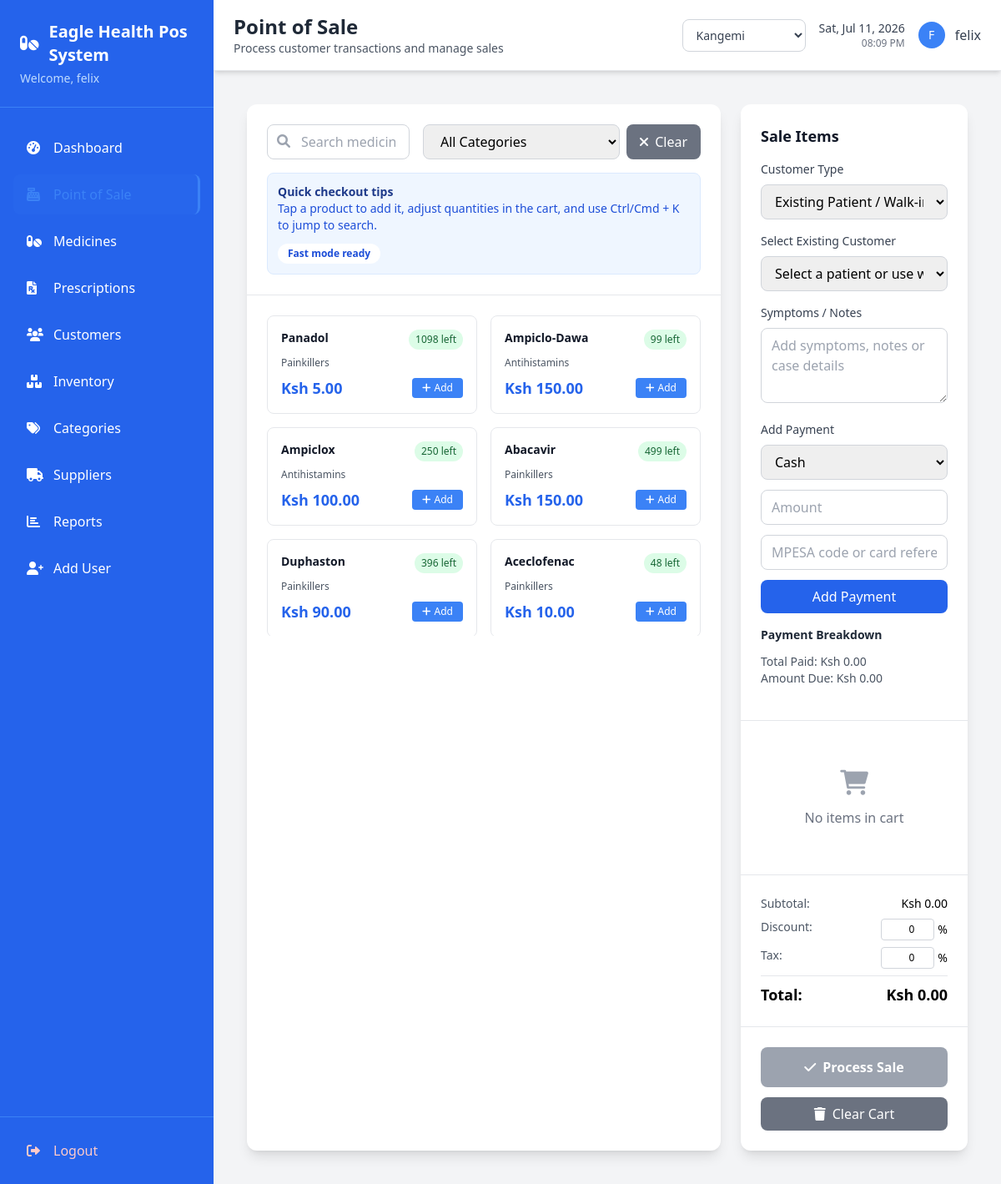
The app's page /pos/ (signed in), older data.
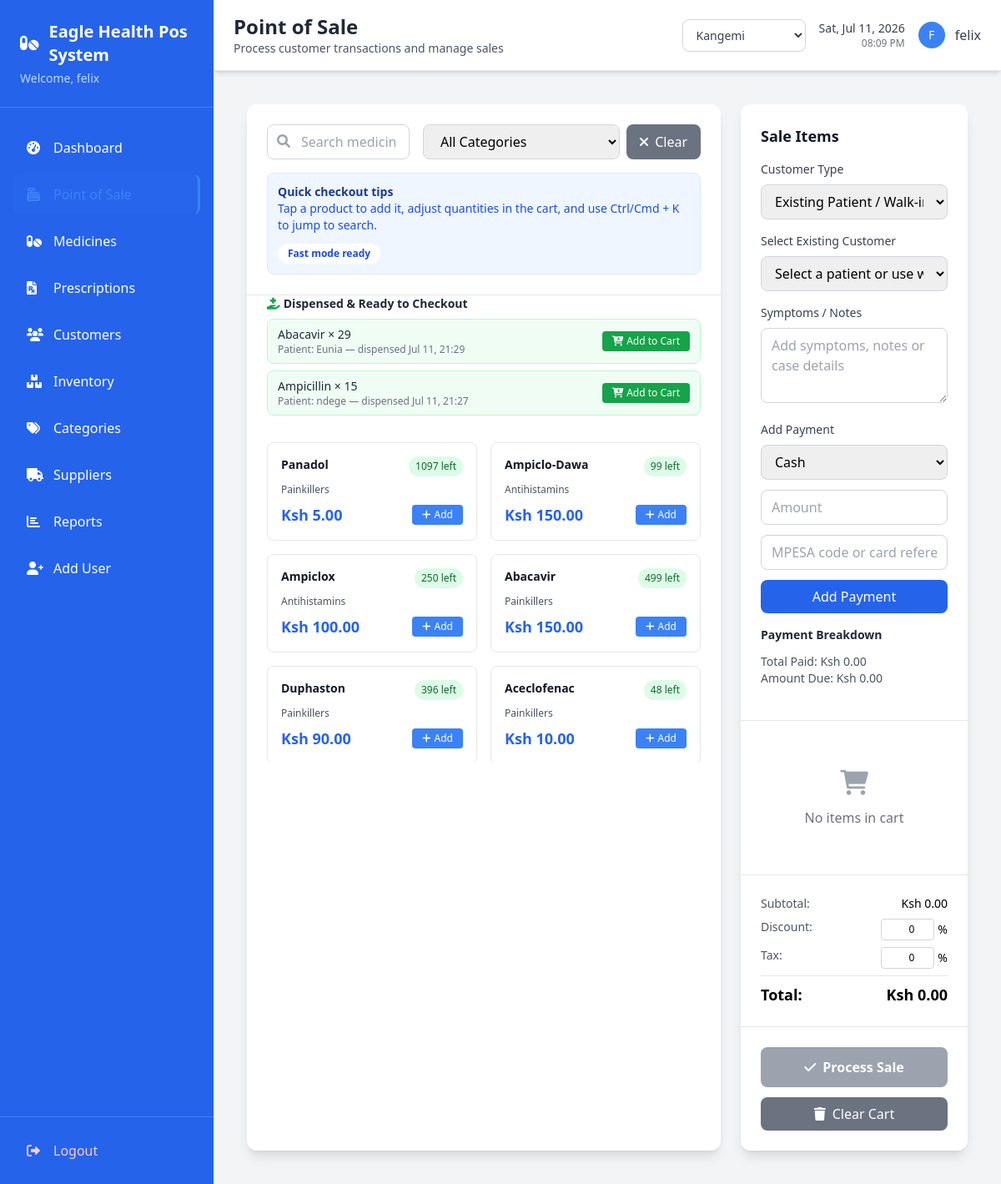
The same page, newer data.
### pos/models.py (models this page shows, shortened)
class Medicine(models.Model):
    name = models.CharField(max_length=100)
    category = models.ForeignKey(Category, on_delete=models.CASCADE)
    price = models.DecimalField(max_digits=10, decimal_places=2, validators=[MinValueValidator(Decimal('0.01'))])
    description = models.TextField(blank=True)
    manufacturer = models.CharField(max_length=100, blank=True)
    generic_name = models.CharField(max_length=150, blank=True, help_text="Clinical/active-ingredient name.")
    is_controlled_substance = models.BooleanField(default=False)
    barcode = models.CharField(max_length=50, blank=True, unique=True, null=True, help_text="Scannable SKU/barcode identifier.")
    is_active = models.BooleanField(default=True)
    created_at = models.DateTimeField(auto_now_add=True)
    updated_at = models.DateTimeField(auto_now=True)

class Category(models.Model):
    name = models.CharField(max_length=50)
    description = models.TextField(blank=True)
    is_active = models.BooleanField(default=True)
    created_at = models.DateTimeField(auto_now_add=True)
    updated_at = models.DateTimeField(auto_now=True)
    class Meta:
        verbose_name_plural = "Categories"

class DispensingLog(models.Model):
    prescription_item = models.ForeignKey(PrescriptionItem, on_delete=models.PROTECT, related_name='dispensing_logs')
    quantity_dispensed = models.PositiveIntegerField()
    dispensed_by = models.ForeignKey(User, on_delete=models.PROTECT, related_name='dispensing_actions')
    branch = models.ForeignKey(Branch, on_delete=models.PROTECT, related_name='dispensing_logs')
    sale = models.ForeignKey(Sale, on_delete=models.SET_NULL, null=True, blank=True, related_name='dispensing_logs')
    interaction_warning_acknowledged = models.BooleanField(default=False)
    dispensed_at = models.DateTimeField(auto_now_add=True)

class PrescriptionItem(models.Model):
    prescription = models.ForeignKey(Prescription, on_delete=models.CASCADE, related_name='items')
    medicine = models.ForeignKey(Medicine, on_delete=models.PROTECT)
    dosage_instructions = models.CharField(max_length=255)
    quantity_per_refill = models.PositiveIntegerField()
    refill_interval_days = models.PositiveIntegerField(default=30, help_text="Days between authorized refills.")
    total_refills_allowed = models.PositiveIntegerField(default=1)
    refills_used = models.PositiveIntegerField(default=0)
    last_dispensed_at = models.DateTimeField(null=True, blank=True)

class Prescription(models.Model):
    branch = models.ForeignKey(Branch, on_delete=models.PROTECT, related_name='prescriptions')
    patient = models.ForeignKey(Customer, on_delete=models.PROTECT, related_name='prescriptions')
    doctor_name = models.CharField(max_length=100)
    doctor_license_number = models.CharField(max_length=20, validators=[doctor_license_validator])
    diagnosis_notes = models.TextField(blank=True)
    validated_by = models.ForeignKey(User, on_delete=models.PROTECT, related_name='validated_prescriptions')
    created_at = models.DateTimeField(auto_now_add=True)

class Customer(models.Model):
    name = models.CharField(max_length=100)
    phone = models.CharField(max_length=20, blank=True)
    email = models.EmailField(max_length=100, blank=True)
    address = models.TextField(blank=True)
    created_at = models.DateTimeField(auto_now_add=True)
    updated_at = models.DateTimeField(auto_now=True)

### pos/views.py (the view)
# urls.py: path('pos/', views.pos_sale, name='pos_sale'),
@login_required
def pos_sale(request):
    if request.active_branch_id is None:
        messages.warning(request, 'Please select a specific branch before making a sale.')
        return redirect('dashboard')
    from django.db.models import Value, IntegerField
    from django.db.models.functions import Coalesce
    medicines = Medicine.objects.filter(is_active=True).annotate(
        branch_stock=Coalesce(
            Sum('inventory__quantity', filter=Q(inventory__branch_id=request.active_branch_id)),
            Value(0), output_field=IntegerField()
        )
    )
    customers = Customer.objects.all().order_by('name')
    categories = Category.objects.filter(is_active=True)
    active_branch = Branch.objects.get(id=request.active_branch_id)
    pending_dispensing = DispensingLog.objects.filter(
        branch_id=request.active_branch_id, sale__isnull=True
    ).select_related('prescription_item__medicine', 'prescription_item__prescription__patient').order_by('-dispensed_at')
    return render(request, 'pos/pos_sale.html', {
        'medicines': medicines,
        'customers': customers,
        'categories': categories,
        'active_branch': active_branch,
        'pending_dispensing': pending_dispensing,
    })

### pos/context_processors.py (called while the page is built)
def branch_context(request):
    if not request.user.is_authenticated:
        return {}
    return {
        'branches': Branch.objects.filter(is_active=True) if getattr(request, 'is_branch_admin', False) else [],
        'active_branch': Branch.objects.filter(id=request.active_branch_id).first() if getattr(request, 'active_branch_id', None) else None,
    }

### pos/models.py (called while the page is built)
    def get_accessible_branches(self):
        if self.role == 'admin':
            return Branch.objects.filter(is_active=True)
        return Branch.objects.filter(id=self.branch_id, is_active=True) if self.branch_id else Branch.objects.none()

### templates/pos/pos_sale.html (shortened to what the changed rows need)
{% extends 'base.html' %}
{% block page_title %}Point of Sale{% endblock %}
{% block content %}
<div class="max-w-7xl mx-auto p-4">
  <div class="grid grid-cols-1 lg:grid-cols-3 gap-6 h-full">
    <div class="lg:col-span-2 bg-white rounded-xl shadow-lg">
      {% if pending_dispensing %}
      <div class="px-6 pb-2">
        <h4 class="text-sm font-semibold text-gray-800 mb-2">
          <i class="fas fa-hand-holding-medical text-green-600 mr-1"></i>Dispensed &amp; Ready to Checkout
        </h4>
        <div class="space-y-2 max-h-40 overflow-y-auto">
          {% for log in pending_dispensing %}
          <div class="flex items-center justify-between bg-green-50 border border-green-200 rounded-lg px-3 py-2">
            <div>
              <p class="text-sm font-medium text-gray-800">{{ log.prescription_item.medicine.name }} × {{ log.quantity_dispensed }}</p>
              <p class="text-xs text-gray-500">
                Patient: {{ log.prescription_item.prescription.patient.name }} — dispensed {{ log.dispensed_at|date:"M d, H:i" }}
              </p>
            </div>
            <button
              type="button"
              onclick="addDispensedToCart({{ log.id }}, {{ log.prescription_item.medicine.id }}, '{{ log.prescription_item.medicine.name|escapejs }}', {{ log.prescription_item.medicine.price }}, {{ log.quantity_dispensed }}, {{ log.prescription_item.prescription.patient.id }}, '{{ log.prescription_item.prescription.patient.name|escapejs }}')"
              class="bg-green-600 text-white px-3 py-1 rounded text-xs hover:bg-green-700 transition-colors whitespace-nowrap"
            >
              <i class="fas fa-cart-plus mr-1"></i>Add to Cart
            </button>
          </div>
          {% endfor %}
        </div>
      </div>
      {% endif %}
      <div class="p-6">
        <div
          id="products-grid"
          class="grid grid-cols-1 md:grid-cols-2 xl:grid-cols-3 gap-4 max-h-96 overflow-y-auto"
        >
          {% for medicine in medicines %}
          <div
            class="product-card border border-gray-200 rounded-lg p-4 hover:shadow-md transition-shadow cursor-pointer bg-white"
            data-id="{{ medicine.id }}"
            data-name="{{ medicine.name|escapejs }}"
            data-price="{{ medicine.price }}"
            data-stock="{{ medicine.branch_stock }}"
            data-category="{{ medicine.category.id|default:'' }}"
            onclick="addToCart({{ medicine.id|default:0 }}, '{{ medicine.name|escapejs|default:'' }}', {{ medicine.price|default:0 }}, {{ medicine.branch_stock|default:0 }})"
            role="button"
            tabindex="0"
            onkeydown="if (event.key === 'Enter' || event.key === ' ') { event.preventDefault(); addToCart({{ medicine.id|default:0 }}, '{{ medicine.name|escapejs|default:'' }}', {{ medicine.price|default:0 }}, {{ medicine.branch_stock|default:0 }}); }"
          >
            <div class="flex justify-between items-start mb-2">
              <h4 class="font-semibold text-gray-900 text-sm">
                {{ medicine.name }}
              </h4>
              <span
                class="bg-green-100 text-green-800 text-xs px-2 py-1 rounded-full"
              >
                {{ medicine.branch_stock }} left
              </span>
            </div>
            <p class="text-xs text-gray-600 mb-2">
              {{ medicine.category.name|default:"No Category" }}
            </p>
            <div class="flex justify-between items-center">
              <span class="text-lg font-bold text-blue-600"
                >Ksh {{ medicine.price|floatformat:2 }}</span
              >
              <button
                type="button"
                onclick="event.stopPropagation(); addToCart({{ medicine.id|default:0 }}, '{{ medicine.name|escapejs|default:'' }}', {{ medicine.price|default:0 }}, {{ medicine.branch_stock|default:0 }})"
                class="bg-blue-500 text-white px-3 py-1 rounded text-xs hover:bg-blue-600 transition-colors"
              >
                <i class="fas fa-plus mr-1"></i>Add
              </button>
            </div>
          </div>
          {% empty %}
          <div class="col-span-full text-center py-8">
            <i class="fas fa-pills text-gray-400 text-4xl mb-3"></i>
            <p class="text-gray-500">No medicines available</p>
          </div>
          {% endfor %}
        </div>
      </div>
    </div>
  </div>
</div>
{% endblock %}

Row changes from the older to the newer data that the page shows:
added DispensingLog: prescription_item.medicine.name "Abacavir", quantity_dispensed "29", prescription_item.prescription.patient.name "Eunia", dispensed_at "Jul 11, 21:29"
added DispensingLog: prescription_item.medicine.name "Ampicillin", quantity_dispensed "15", prescription_item.prescription.patient.name "ndege", dispensed_at "Jul 11, 21:27"
computed for Medicine "Panadol": branch_stock "1098" → "1097"
Text that changed along with them:
text now shown: "Dispensed & Ready to Checkout"
